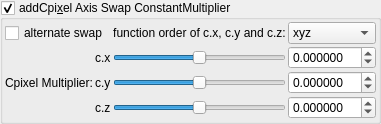
    <widget class="MyGroupBox" name="groupCheck_transf_addCpixel_enabled_false">
     <property name="toolTip">
      <string>&lt;html&gt;&lt;head/&gt;&lt;body&gt;&lt;p&gt;Cpixel is CVector3 c = ( c.x, c.y, c.z). It is each original point (pixel) in 3D space where the iteration starts from, ( c = original z for each point .) It is commonly found in formula structures z = f(z) + c.&lt;/p&gt;&lt;p&gt;The Cpixel multiplier effectively scales this point &amp;quot;c&amp;quot;.&lt;/p&gt;&lt;p&gt;This transform allows the swapping of the order of the &amp;quot;CVector3 c&amp;quot; components before being multiplied by &amp;quot;CVector3 z&amp;quot; components.&lt;/p&gt;&lt;/body&gt;&lt;/html&gt;</string>
     </property>
     <property name="title">
      <string>addCpi&amp;xel Axis Swap ConstantMultiplier</string>
     </property>
     <property name="checkable">
      <bool>true</bool>
     </property>
     <layout class="QVBoxLayout" name="verticalLayout_51">
      <property name="spacing">
       <number>2</number>
      </property>
      <property name="leftMargin">
       <number>2</number>
      </property>
      <property name="topMargin">
       <number>2</number>
      </property>
      <property name="rightMargin">
       <number>2</number>
      </property>
      <property name="bottomMargin">
       <number>2</number>
      </property>
      <item>
       <layout class="QGridLayout" name="gridLayout_25">
        <property name="spacing">
         <number>2</number>
        </property>
        <item row="2" column="2">
         <widget class="QSlider" name="slider3_transf_constant_multiplierC_111_y">
          <property name="sizePolicy">
           <sizepolicy hsizetype="Expanding" vsizetype="Maximum">
            <horstretch>0</horstretch>
            <verstretch>0</verstretch>
           </sizepolicy>
          </property>
          <property name="minimum">
           <number>-10000000</number>
          </property>
          <property name="maximum">
           <number>10000000</number>
          </property>
          <property name="value">
           <number>0</number>
          </property>
          <property name="sliderPosition">
           <number>0</number>
          </property>
          <property name="orientation">
           <enum>Qt::Horizontal</enum>
          </property>
         </widget>
        </item>
        <item row="1" column="2">
         <widget class="QSlider" name="slider3_transf_constant_multiplierC_111_x">
          <property name="sizePolicy">
           <sizepolicy hsizetype="Expanding" vsizetype="Maximum">
            <horstretch>0</horstretch>
            <verstretch>0</verstretch>
           </sizepolicy>
          </property>
          <property name="minimum">
           <number>-10000000</number>
          </property>
          <property name="maximum">
           <number>10000000</number>
          </property>
          <property name="value">
           <number>0</number>
          </property>
          <property name="sliderPosition">
           <number>0</number>
          </property>
          <property name="orientation">
           <enum>Qt::Horizontal</enum>
          </property>
         </widget>
        </item>
        <item row="1" column="3">
         <widget class="MyDoubleSpinBox" name="spinbox3_transf_constant_multiplierC_111_x">
          <property name="sizePolicy">
           <sizepolicy hsizetype="Minimum" vsizetype="Maximum">
            <horstretch>0</horstretch>
            <verstretch>0</verstretch>
           </sizepolicy>
          </property>
          <property name="prefix">
           <string/>
          </property>
          <property name="suffix">
           <string/>
          </property>
          <property name="decimals">
           <number>6</number>
          </property>
          <property name="minimum">
           <double>-99.989999999999995</double>
          </property>
          <property name="maximum">
           <double>99.989999999999995</double>
          </property>
          <property name="singleStep">
           <double>0.100000000000000</double>
          </property>
         </widget>
        </item>
        <item row="3" column="2">
         <widget class="QSlider" name="slider3_transf_constant_multiplierC_111_z">
          <property name="sizePolicy">
           <sizepolicy hsizetype="Expanding" vsizetype="Maximum">
            <horstretch>0</horstretch>
            <verstretch>0</verstretch>
           </sizepolicy>
          </property>
          <property name="minimum">
           <number>-10000000</number>
          </property>
          <property name="maximum">
           <number>10000000</number>
          </property>
          <property name="value">
           <number>0</number>
          </property>
          <property name="sliderPosition">
           <number>0</number>
          </property>
          <property name="orientation">
           <enum>Qt::Horizontal</enum>
          </property>
         </widget>
        </item>
        <item row="1" column="1">
         <widget class="QLabel" name="label_109">
          <property name="text">
           <string notr="true">c.x</string>
          </property>
         </widget>
        </item>
        <item row="3" column="3">
         <widget class="MyDoubleSpinBox" name="spinbox3_transf_constant_multiplierC_111_z">
          <property name="sizePolicy">
           <sizepolicy hsizetype="Minimum" vsizetype="Maximum">
            <horstretch>0</horstretch>
            <verstretch>0</verstretch>
           </sizepolicy>
          </property>
          <property name="prefix">
           <string/>
          </property>
          <property name="suffix">
           <string/>
          </property>
          <property name="decimals">
           <number>6</number>
          </property>
          <property name="minimum">
           <double>-99.989999999999995</double>
          </property>
          <property name="maximum">
           <double>99.989999999999995</double>
          </property>
          <property name="singleStep">
           <double>0.100000000000000</double>
          </property>
         </widget>
        </item>
        <item row="2" column="3">
         <widget class="MyDoubleSpinBox" name="spinbox3_transf_constant_multiplierC_111_y">
          <property name="sizePolicy">
           <sizepolicy hsizetype="Minimum" vsizetype="Maximum">
            <horstretch>0</horstretch>
            <verstretch>0</verstretch>
           </sizepolicy>
          </property>
          <property name="prefix">
           <string/>
          </property>
          <property name="suffix">
           <string/>
          </property>
          <property name="decimals">
           <number>6</number>
          </property>
          <property name="minimum">
           <double>-99.989999999999995</double>
          </property>
          <property name="maximum">
           <double>99.989999999999995</double>
          </property>
          <property name="singleStep">
           <double>0.100000000000000</double>
          </property>
         </widget>
        </item>
        <item row="0" column="3">
         <widget class="QComboBox" name="comboBox_mandelbulbMulti_order_of_xyz_C">
          <item>
           <property name="text">
            <string notr="true">xyz</string>
           </property>
          </item>
          <item>
           <property name="text">
            <string notr="true">xzy</string>
           </property>
          </item>
          <item>
           <property name="text">
            <string notr="true">yxz</string>
           </property>
          </item>
          <item>
           <property name="text">
            <string notr="true">yzx</string>
           </property>
          </item>
          <item>
           <property name="text">
            <string notr="true">zxy</string>
           </property>
          </item>
          <item>
           <property name="text">
            <string notr="true">zyx</string>
           </property>
          </item>
         </widget>
        </item>
        <item row="2" column="1">
         <widget class="QLabel" name="label_110">
          <property name="text">
           <string notr="true">c.y</string>
          </property>
         </widget>
        </item>
        <item row="0" column="2">
         <widget class="QLabel" name="label">
          <property name="text">
           <string>function order of c.x, c.y and c.z:</string>
          </property>
          <property name="alignment">
           <set>Qt::AlignCenter</set>
          </property>
         </widget>
        </item>
        <item row="3" column="1">
         <widget class="QLabel" name="label_111">
          <property name="text">
           <string notr="true">c.z</string>
          </property>
         </widget>
        </item>
        <item row="1" column="0" rowspan="3">
         <widget class="QLabel" name="label_108">
          <property name="text">
           <string>Cpixel Multiplier:</string>
          </property>
         </widget>
        </item>
        <item row="0" column="0" colspan="2">
         <widget class="QCheckBox" name="checkBox_transf_alternate_enabled_false">
          <property name="text">
           <string>alternate swap</string>
          </property>
         </widget>
        </item>
       </layout>
      </item>
     </layout>
    </widget>
